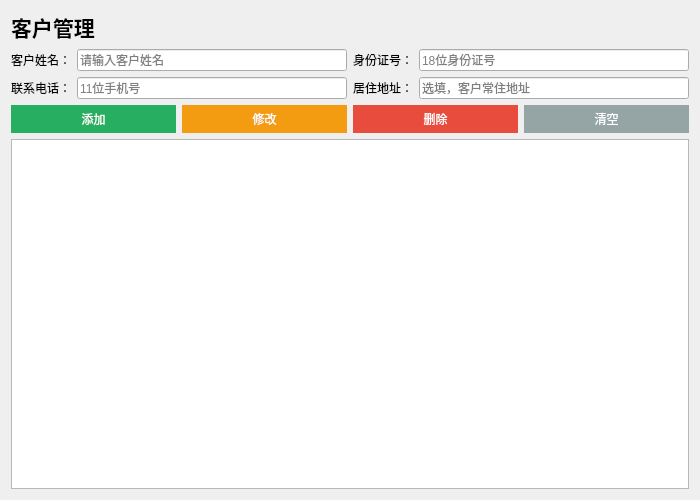
<?xml version="1.0" encoding="UTF-8"?>
<ui version="4.0">
 <class>GuestManagement</class>
 <widget class="QWidget" name="GuestManagement">
  <property name="geometry">
   <rect>
    <x>0</x>
    <y>0</y>
    <width>700</width>
    <height>500</height>
   </rect>
  </property>
  <property name="windowTitle">
   <string>客户管理</string>
  </property>
  <layout class="QVBoxLayout" name="verticalLayout">
   <item>
    <widget class="QLabel" name="label_title">
     <property name="font">
      <font>
       <pointsize>16</pointsize>
       <bold>true</bold>
      </font>
     </property>
     <property name="text">
      <string>客户管理</string>
     </property>
    </widget>
   </item>
   <item>
    <layout class="QGridLayout" name="gridLayout_form">
     <item row="0" column="0">
      <widget class="QLabel" name="label_name">
       <property name="text">
        <string>客户姓名：</string>
       </property>
      </widget>
     </item>
     <item row="0" column="1">
      <widget class="QLineEdit" name="lineEdit_name">
       <property name="placeholderText">
        <string>请输入客户姓名</string>
       </property>
      </widget>
     </item>
     <item row="0" column="2">
      <widget class="QLabel" name="label_idcard">
       <property name="text">
        <string>身份证号：</string>
       </property>
      </widget>
     </item>
     <item row="0" column="3">
      <widget class="QLineEdit" name="lineEdit_idcard">
       <property name="placeholderText">
        <string>18位身份证号</string>
       </property>
      </widget>
     </item>
     <item row="1" column="0">
      <widget class="QLabel" name="label_phone">
       <property name="text">
        <string>联系电话：</string>
       </property>
      </widget>
     </item>
     <item row="1" column="1">
      <widget class="QLineEdit" name="lineEdit_phone">
       <property name="placeholderText">
        <string>11位手机号</string>
       </property>
      </widget>
     </item>
     <item row="1" column="2">
      <widget class="QLabel" name="label_address">
       <property name="text">
        <string>居住地址：</string>
       </property>
      </widget>
     </item>
     <item row="1" column="3">
      <widget class="QLineEdit" name="lineEdit_address">
       <property name="placeholderText">
        <string>选填，客户常住地址</string>
       </property>
      </widget>
     </item>
    </layout>
   </item>
   <item>
    <layout class="QHBoxLayout" name="horizontalLayout_buttons">
     <item>
      <widget class="QPushButton" name="pushButton_add">
       <property name="text">
        <string>添加</string>
       </property>
       <property name="styleSheet">
        <string>background-color: #27ae60; color: white; border: none; padding: 5px 15px;</string>
       </property>
      </widget>
     </item>
     <item>
      <widget class="QPushButton" name="pushButton_update">
       <property name="text">
        <string>修改</string>
       </property>
       <property name="styleSheet">
        <string>background-color: #f39c12; color: white; border: none; padding: 5px 15px;</string>
       </property>
      </widget>
     </item>
     <item>
      <widget class="QPushButton" name="pushButton_delete">
       <property name="text">
        <string>删除</string>
       </property>
       <property name="styleSheet">
        <string>background-color: #e74c3c; color: white; border: none; padding: 5px 15px;</string>
       </property>
      </widget>
     </item>
     <item>
      <widget class="QPushButton" name="pushButton_clear">
       <property name="text">
        <string>清空</string>
       </property>
       <property name="styleSheet">
        <string>background-color: #95a5a6; color: white; border: none; padding: 5px 15px;</string>
       </property>
      </widget>
     </item>
    </layout>
   </item>
   <item>
    <widget class="QTableWidget" name="tableWidget_guests">
     <property name="alternatingRowColors">
      <bool>true</bool>
     </property>
     <property name="selectionBehavior">
      <enum>QAbstractItemView::SelectRows</enum>
     </property>
    </widget>
   </item>
  </layout>
 </widget>
 <resources/>
 <connections/>
</ui>
